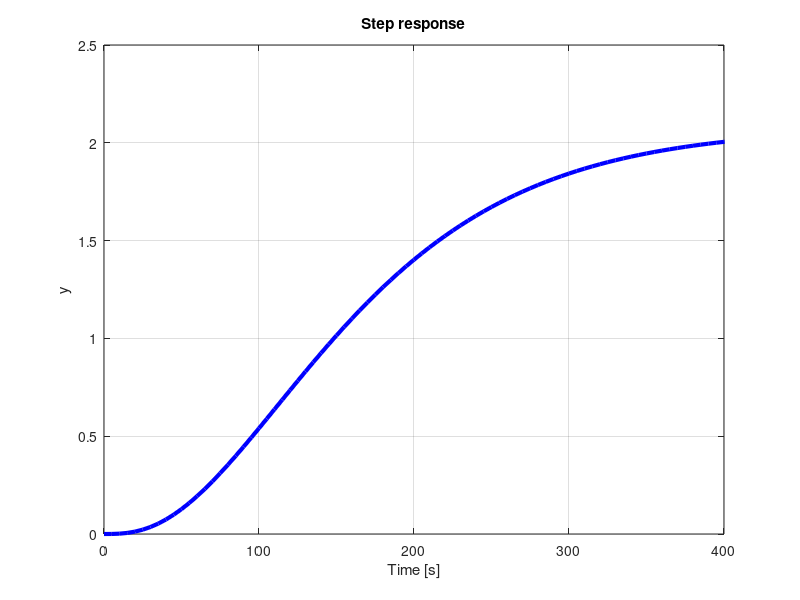

The MATLAB script that drew this image:

% PI tuning of double tank system with valve dynamics

G = zpk([], [-0.0179, -0.0129], 0.00048)*tf([1],[40 1]);

[y, ts] = step(G);
figure(1)
clf
plot(ts, y, 'b', 'linewidth', 3);
set(gca, 'xlim', [0,400])
xlabel('Time [s]')


ylabel('y')
title('Step response')
grid on
